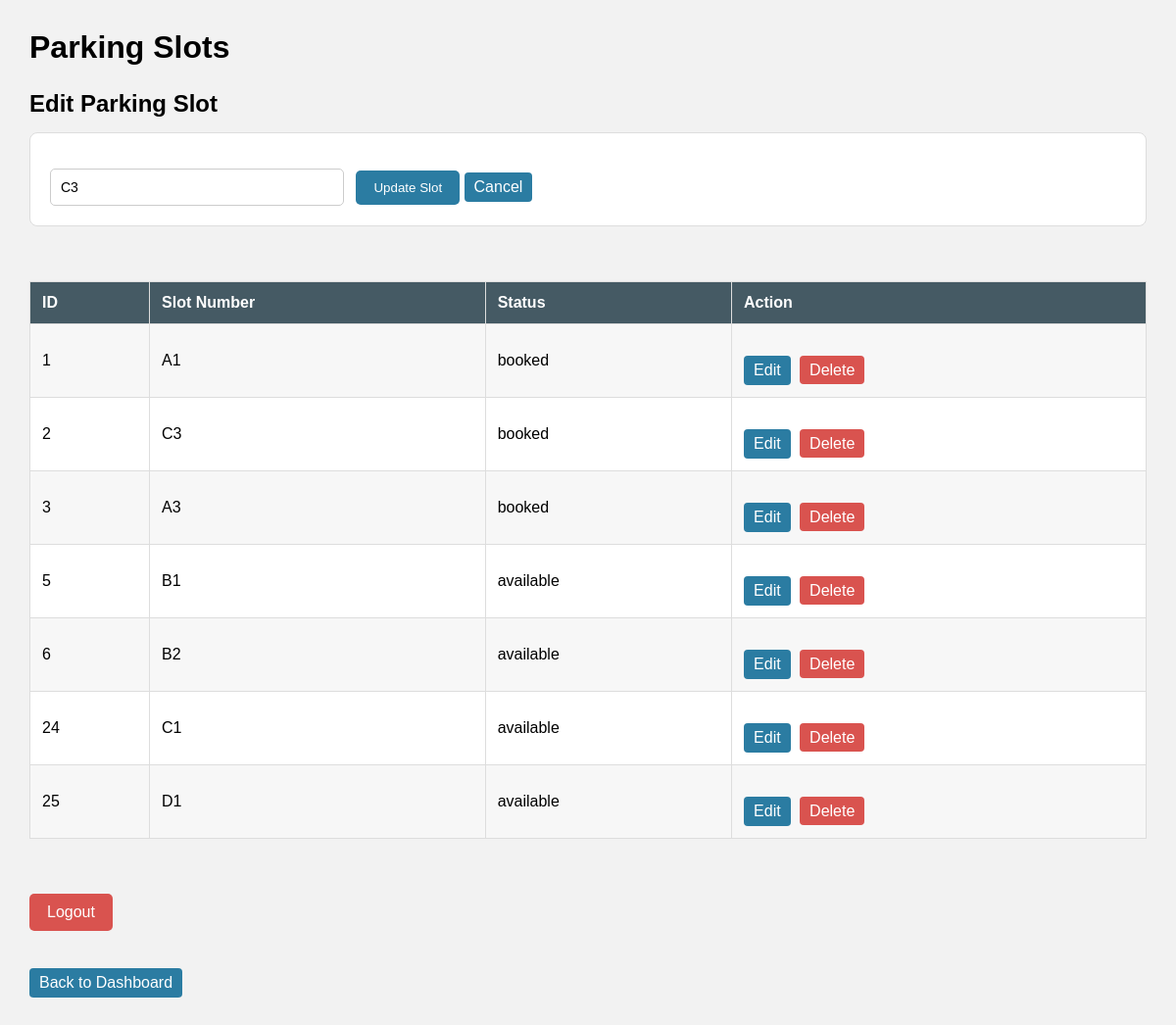
/views/admin/slots.php?edit=2 (signed in), run on the app's committed database.
### tables this page shows
CREATE TABLE `parking_slots` (
  `id` int(11) NOT NULL,
  `slot_number` varchar(20) NOT NULL,
  `status` enum('available','booked') DEFAULT 'available',
  `created_at` timestamp NOT NULL DEFAULT current_timestamp()
);

### views/admin/slots.php (the view, shortened to what this page needs)
<?php
$conn = dbConnection();
$edit_slot = null;
if (isset($_GET["edit"]))
{
    $id = $_GET["edit"];
    $sql = "SELECT * FROM parking_slots WHERE id=?";
    $stmt = mysqli_prepare($conn, $sql);
    mysqli_stmt_bind_param($stmt, "i", $id);
    mysqli_stmt_execute($stmt);
    $result_edit = mysqli_stmt_get_result($stmt);
    $edit_slot = mysqli_fetch_assoc($result_edit);
}
$sql = "SELECT * FROM parking_slots";
$result = mysqli_query($conn, $sql);
?>
<!DOCTYPE html>
<html>
<head>
    <link rel="stylesheet" href="admin.css">
</head>
<body>
<div class="slots-container">
    <h1>Parking Slots</h1>
    <?php
    if ($edit_slot)
    {
    ?>
    <h2>Edit Parking Slot</h2>
    <form action="slots.php" method="POST">
        <input
            type="text"
            name="slot_number"
            value="<?php echo $edit_slot["slot_number"]; ?>"
            required
        >
        <button type="submit" name="update">
            Update Slot
        </button>
        <a href="slots.php" class="back-btn">
            Cancel
        </a>
    </form>
    <?php
    }
    ?>
    <br><br>
    <table>
        <tr>
            <th>ID</th>
            <th>Slot Number</th>
            <th>Status</th>
            <th>Action</th>
        </tr>
        <?php
        while ($slot = mysqli_fetch_assoc($result))
        {
        ?>
        <tr>
            <td><?php echo $slot["id"]; ?></td>
            <td><?php echo $slot["slot_number"]; ?></td>
            <td><?php echo $slot["status"]; ?></td>
            <td>
                <a
                    href="slots.php?edit=<?php echo $slot["id"]; ?>"
                    class="back-btn"
                >
                    Edit
                </a>
                <a
                    href="slots.php?delete=<?php echo $slot["id"]; ?>"
                    class="delete-btn"
                >
                    Delete
                </a>
            </td>
        </tr>
        <?php
        }
        ?>
    </table>
    <br><br>
    <a
        href="../../controllers/logoutController.php"
        class="logout-link"
    >
        Logout
    </a>
    <br><br>
    <a href="dashboard.php" class="back-btn">
        Back to Dashboard
    </a>
</div>
</body>
</html>

### views/admin/admin.css (style rules this page uses)
* { box-sizing: border-box; }
body { margin: 0; font-family: Arial, sans-serif; background: #f2f2f2; }
.back-btn { display: inline-block; margin-top: 20px; margin-bottom: 20px; padding: 8px 12px; background: #455a64; color: white; text-decoration: none; border-radius: 4px; }
.delete-btn { color: white; background: #d9534f; padding: 6px 10px; text-decoration: none; border-radius: 4px; }
.logout-link { display: inline-block; margin-top: 20px; padding: 10px 18px; background: #d9534f; color: white; text-decoration: none; border-radius: 5px; }
.slots-container { padding: 30px; min-height: 100vh; }
.slots-container h1 { margin: 0 0 15px 0; }
.slots-container h2 { margin-top: 25px; margin-bottom: 15px; }
.slots-container form { background: white; padding: 20px; border: 1px solid #ddd; border-radius: 8px; margin-bottom: 20px; }
.slots-container form input[type="text"] { width: 300px; padding: 10px; border: 1px solid #ccc; border-radius: 5px; font-size: 14px; }
.slots-container form button { padding: 10px 18px; margin-left: 8px; border: none; background: #2b7ca2; color: white; border-radius: 5px; cursor: pointer; }
.slots-container table { width: 100%; border-collapse: collapse; background: white; }
.slots-container th, .slots-container td { border: 1px solid #ddd; padding: 12px; text-align: left; }
.slots-container th { background: #455a64; color: white; }
.slots-container tr:nth-child(even) { background: #f7f7f7; }
.slots-container .back-btn { display: inline-block; padding: 6px 10px; margin-right: 5px; margin-bottom: 0; background: #2b7ca2; }

### data on the page
parking_slots: slot_number "C3", id "2", status "booked"
parking_slots: id "1", slot_number "A1", status "booked"
parking_slots: id "3", slot_number "A3", status "booked"
parking_slots: id "5", slot_number "B1", status "available"
parking_slots: id "6", slot_number "B2", status "available"
parking_slots: id "24", slot_number "C1", status "available"
parking_slots: id "25", slot_number "D1", status "available"
